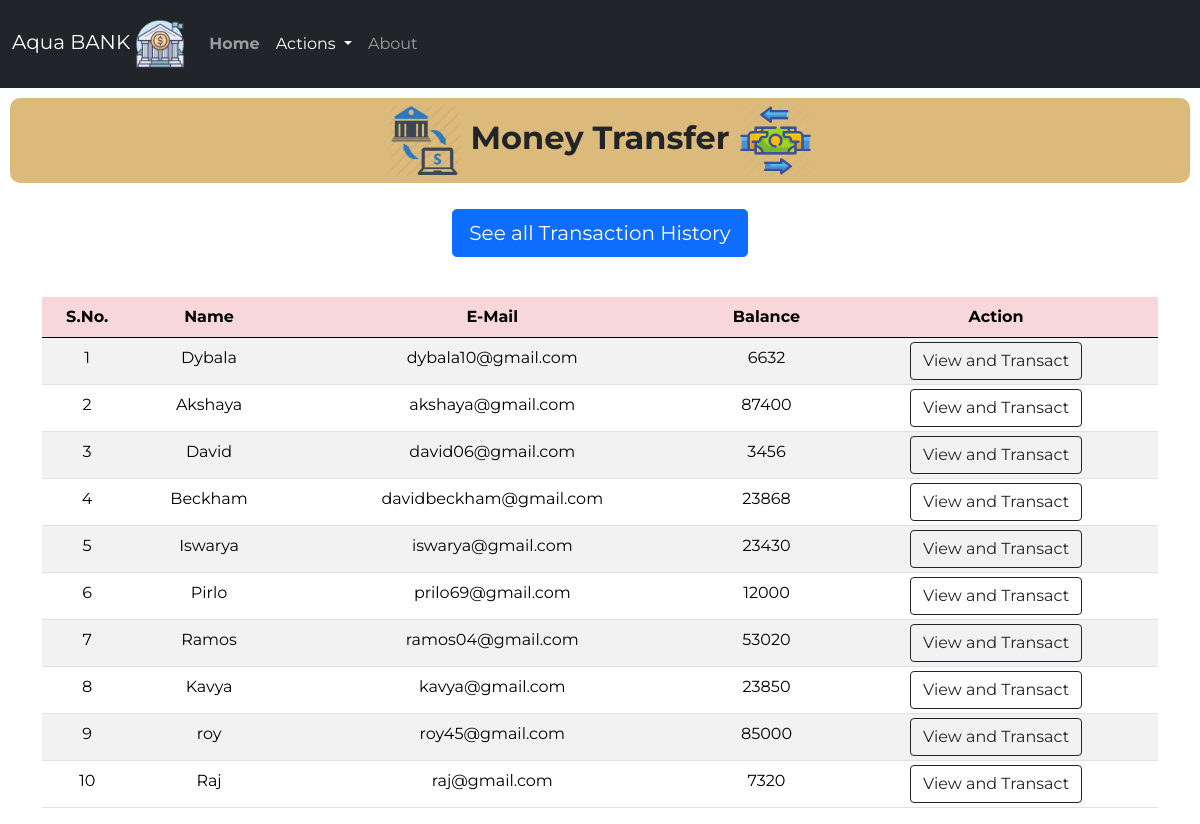
The page /money.php on the database its author committed.
### tables this page shows
CREATE TABLE `users` (
  `id` int(3) NOT NULL,
  `name` text NOT NULL,
  `email` varchar(30) NOT NULL,
  `balance` int(8) NOT NULL
);

### money.php (the view, shortened to what this page needs)
<!doctype html>
<html lang="en">
<head>
    <link href="https://cdn.jsdelivr.net/npm/bootstrap@5.0.0-beta1/dist/css/bootstrap.min.css" rel="stylesheet">
    <link rel="stylesheet" href="css/style2.css">
<body>
    <?php
    include 'connect.php';
    $sql = "SELECT * FROM users";
    $result = mysqli_query($conn, $sql);
    ?>
    <nav class="navbar py-2 navbar-expand-lg navbar-dark bg-dark">
        <div class="container-fluid">
            <a class="navbar-brand" href="#">Aqua BANK <img src="logos/logo.webp" alt="Bank" width="50" height="50"></a>
            <div class="collapse navbar-collapse" id="navbarSupportedContent">
                <ul class="navbar-nav me-auto mb-8 mb-lg-0">
                    <li class="nav-item py-3">
                        <a class="nav-link" aria-current="page" href="index.php"><strong>Home</strong></a>
                    </li>
                    <li class="nav-item dropdown py-3">
                        <a class="nav-link dropdown-toggle active" href="#" id="navbarDropdown" role="button" data-bs-toggle="dropdown" aria-expanded="false">
                            Actions
                        </a>
                    </li>
                    <li class="nav-item py-3">
                        <a class="nav-link" href="index.php">About</a>
                    </li>
                </ul>
            </div>
        </div>
    </nav>
    <class class="welcome">
        <h2>
            <img src="logos/m1.webp" alt="Bank" width="75" height="75" style="font-weight: bold;"> <strong>Money
                Transfer</strong> <img src="logos/m2.webp" alt="Bank" width="75" height="75">
        </h2>
    </class>
    <div class="d-grip gap-2 col-6 mx-auto text-center p-3 mb-2">
        <a href="history.php"><button type="button" class="btn btn-primary btn-lg mb-3">See all Transaction History</button></a>
    </div>
    <div class="container">
        <div class="row text-center">
            <div class="col text-center">
                <div class="table-responsive-sm">
                    <table class="table table-hover table-striped table-sm">
                        <thead style="color : black;" class="table-danger">
                            <tr>
                                <th scope="col" class="text-center py-2">S.No.</th>
                                <th scope="col" class="text-center py-2">Name</th>
                                <th scope="col" class="text-center py-2">E-Mail</th>
                                <th scope="col" class="text-center py-2">Balance</th>
                                <th scope="col" class="text-center py-2">Action</th>
                            </tr>
                        </thead>
                        <tbody>
                            <?php
                            while ($rows = mysqli_fetch_assoc($result)) {
                            ?>
                                <tr style="color : black;">
                                    <td class="text-center py-2">
                                        <?php echo $rows['id'] ?>
                                    </td>
                                    <td class="text-center py-2">
                                        <?php echo $rows['name'] ?>
                                    </td>
                                    <td class="text-center py-2">
                                        <?php echo $rows['email'] ?>
                                    </td>
                                    <td class="text-center py-2">
                                        <?php echo $rows['balance'] ?>
                                    </td>
                                    <td><a href="users.php?id= <?php echo $rows['id']; ?>"> <button class="btn btn-outline-dark btn">View and Transact</button></a></td>
                                </tr>
                            <?php
                            }
                            ?>
                        </tbody>
                    </table>
                </div>
            </div>
        </div>
    </div>
</body>
</html>

### css/style2.css (style rules this page uses)
* { font-family: 'Montserrat', sans-serif; }
.welcome h2 { margin: 10px; padding: 5px; text-align: center; background-color:rgba(216, 180, 112, 0.911) ; border-radius: 10px; }

### rows shown on the page
users: id "1", name "Dybala", email "dybala10@gmail.com", balance "6632"
users: id "2", name "Akshaya", email "akshaya@gmail.com", balance "87400"
users: id "3", name "David", email "david06@gmail.com", balance "3456"
users: id "4", name "Beckham", email "davidbeckham@gmail.com", balance "23868"
users: id "5", name "Iswarya", email "iswarya@gmail.com", balance "23430"
users: id "6", name "Pirlo", email "prilo69@gmail.com", balance "12000"
users: id "7", name "Ramos", email "ramos04@gmail.com", balance "53020"
users: id "8", name "Kavya", email "kavya@gmail.com", balance "23850"
users: id "9", name "roy", email "roy45@gmail.com", balance "85000"
users: id "10", name "Raj", email "raj@gmail.com", balance "7320"
